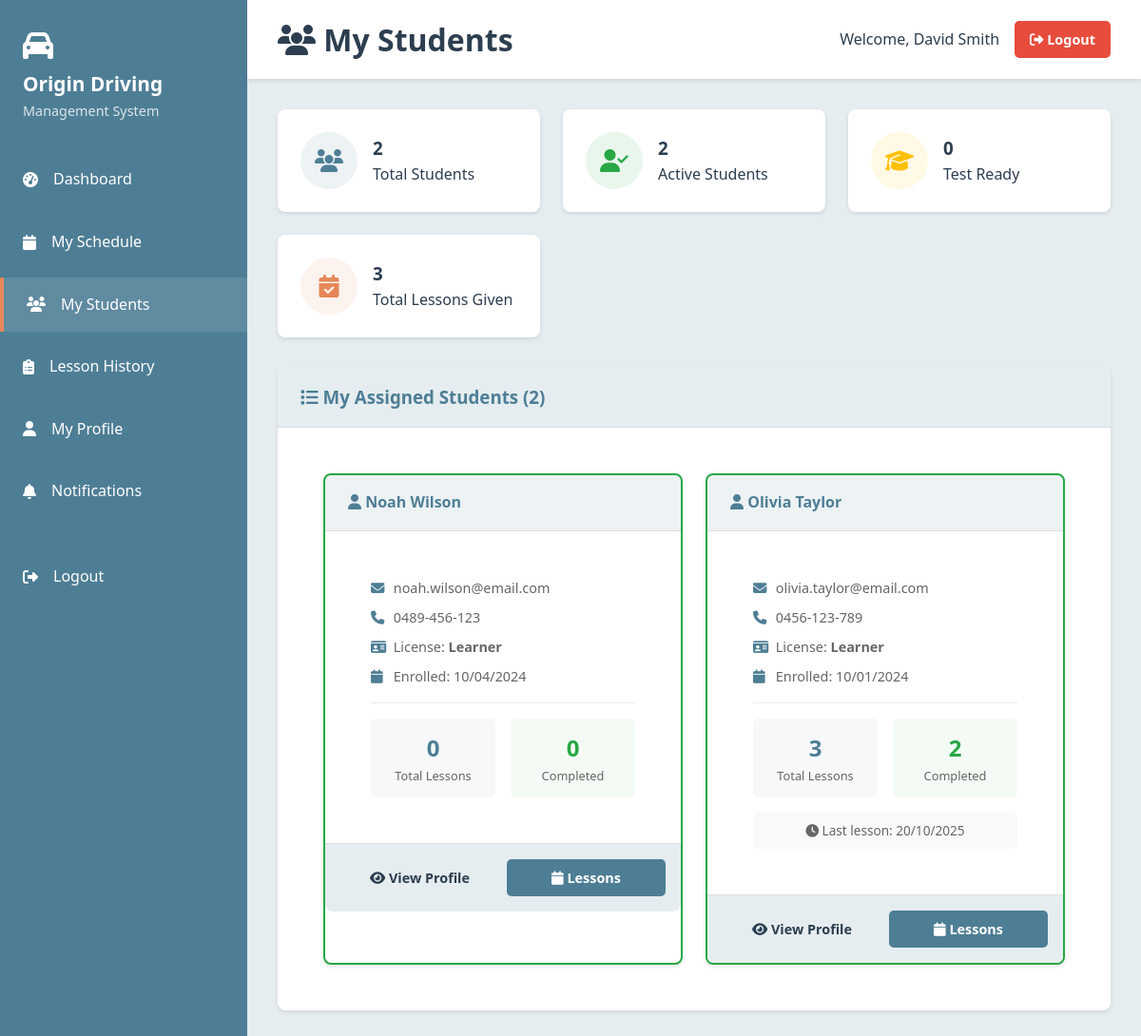
/instructors/students.php (signed in), run on the app's committed database.
### tables this page shows
CREATE TABLE students (
    student_id INT PRIMARY KEY AUTO_INCREMENT,
    user_id INT NOT NULL,
    license_number VARCHAR(50) NULL,
    license_status ENUM('learner', 'probationary', 'full', 'overseas', 'none') DEFAULT 'none',
    date_of_birth DATE NOT NULL,
    address VARCHAR(255) NOT NULL,
    suburb VARCHAR(100) NOT NULL,
    postcode VARCHAR(10) NOT NULL,
    emergency_contact_name VARCHAR(100) NOT NULL,
    emergency_contact_phone VARCHAR(20) NOT NULL,
    medical_conditions TEXT NULL,
    enrollment_date DATE NOT NULL,
    branch_id INT NOT NULL,
    assigned_instructor_id INT NULL,
    total_lessons_completed INT DEFAULT 0,
    test_ready TINYINT(1) DEFAULT 0,
    notes TEXT NULL,
    FOREIGN KEY (user_id) REFERENCES users(user_id) ON DELETE CASCADE,
    FOREIGN KEY (branch_id) REFERENCES branches(branch_id),
    FOREIGN KEY (assigned_instructor_id) REFERENCES instructors(instructor_id),
    INDEX idx_student_user (user_id),
    INDEX idx_student_instructor (assigned_instructor_id),
    INDEX idx_student_branch (branch_id)
);

CREATE TABLE users (
    user_id INT PRIMARY KEY AUTO_INCREMENT,
    email VARCHAR(100) UNIQUE NOT NULL,
    password_hash VARCHAR(255) NOT NULL,
    user_role ENUM('admin', 'instructor', 'student', 'staff') NOT NULL,
    first_name VARCHAR(50) NOT NULL,
    last_name VARCHAR(50) NOT NULL,
    phone VARCHAR(20) NOT NULL,
    is_active TINYINT(1) DEFAULT 1,
    last_login DATETIME NULL,
    created_at TIMESTAMP DEFAULT CURRENT_TIMESTAMP,
    updated_at TIMESTAMP DEFAULT CURRENT_TIMESTAMP ON UPDATE CURRENT_TIMESTAMP,
    INDEX idx_email (email),
    INDEX idx_role (user_role),
    INDEX idx_active (is_active)
);

### config/config.php (called while the page is built, shortened)
<?php
spl_autoload_register(function ($className) {
    $paths = [
        APP_PATH . '/models/',
        APP_PATH . '/controllers/',
        APP_PATH . '/core/',
    ];
    foreach ($paths as $path) {
        $file = $path . $className . '.php';
        if (file_exists($file)) {
            return;
        }
    }
});
?>

### app/core/Database.php (called while the page is built, shortened)
<?php
class Database {
    private static $instance = null;
    private $connection;
    private function __construct() {
        try {
            $dsn = "mysql:host=" . DB_HOST . ";dbname=" . DB_NAME . ";charset=" . DB_CHARSET;
            $options = [
                PDO::ATTR_ERRMODE => PDO::ERRMODE_EXCEPTION,
                PDO::ATTR_DEFAULT_FETCH_MODE => PDO::FETCH_ASSOC,
                PDO::ATTR_EMULATE_PREPARES => false,
                PDO::ATTR_PERSISTENT => true
            ];
            $this->connection = new PDO($dsn, DB_USER, DB_PASS, $options);
        } catch (PDOException $e) {
            error_log("Database Connection Error: " . $e->getMessage());
            die("Database connection failed. Please contact system administrator.");
        }
    }
    public static function getInstance() {
        if (self::$instance === null) {
            self::$instance = new self();
        }
        return self::$instance;
    }
    public function select($sql, $params = []) {
        try {
            $stmt = $this->connection->prepare($sql);
            $stmt->execute($params);
            return $stmt->fetchAll();
        } catch (PDOException $e) {
            error_log("Select Query Error: " . $e->getMessage());
            return [];
        }
    }
    public function selectOne($sql, $params = []) {
        try {
            $stmt = $this->connection->prepare($sql);
            $stmt->execute($params);
            $result = $stmt->fetch();
            return $result !== false ? $result : null;
        } catch (PDOException $e) {
            error_log("Select One Query Error: " . $e->getMessage());
            return null;
        }
    }
}
?>

### app/core/Model.php (called while the page is built, shortened)
<?php
abstract class Model {
    protected $db;
    public function __construct() {
        $this->db = Database::getInstance();
    }
    public function customQuery($sql, $params = []) {
        return $this->db->select($sql, $params);
    }
    public function customQueryOne($sql, $params = []) {
        return $this->db->selectOne($sql, $params);
    }
}
?>

### instructors/students.php (the view, shortened to what this page needs)
<?php
require_once __DIR__ . '/../config/config.php';
$studentModel = new Student();
$userId = $_SESSION['user_id'];
$instructorSql = "SELECT i.* FROM instructors i
                  INNER JOIN users u ON i.user_id = u.user_id
                  WHERE u.user_id = ?";
$instructor = $studentModel->customQueryOne($instructorSql, [$userId]);
$instructorId = $instructor['instructor_id'];
$studentsSql = "SELECT s.*,
                u.first_name, u.last_name, u.email, u.phone, u.is_active,
                COUNT(DISTINCT l.lesson_id) as total_lessons,
                COUNT(DISTINCT CASE WHEN l.status = 'completed' THEN l.lesson_id END) as completed_lessons,
                MAX(l.lesson_date) as last_lesson_date
                FROM students s
                INNER JOIN users u ON s.user_id = u.user_id
                LEFT JOIN lessons l ON s.student_id = l.student_id AND l.instructor_id = ?
                WHERE s.assigned_instructor_id = ?
                GROUP BY s.student_id
                ORDER BY u.first_name, u.last_name";
$students = $studentModel->customQuery($studentsSql, [$instructorId, $instructorId]);
$totalStudents = count($students);
$activeStudents = count(array_filter($students, function($s) { return $s['is_active'] == 1; }));
$testReadyStudents = count(array_filter($students, function($s) { return $s['test_ready'] == 1; }));
$totalLessons = array_sum(array_column($students, 'total_lessons'));
include_once BASE_PATH . '/views/layouts/header.php';
?>
<div class="dashboard-container">
    <?php include_once BASE_PATH . '/views/layouts/sidebar.php'; ?>
    <div class="main-content">
        <div class="top-bar">
            <h1><i class="fas fa-users"></i> My Students</h1>
            <div class="user-menu">
                <span>Welcome, <?php echo htmlspecialchars($_SESSION['user_name']); ?></span>
                <a href="<?php echo APP_URL; ?>/logout.php" class="btn btn-danger btn-sm">
                    <i class="fas fa-sign-out-alt"></i> Logout
                </a>
            </div>
        </div>
        <div class="content-area">
            <div class="dashboard-cards" style="margin-bottom: 2rem;">
                <div class="dashboard-card">
                    <div class="dashboard-card-icon" style="background-color: rgba(78, 126, 149, 0.1); color: #4e7e95;">
                        <i class="fas fa-users"></i>
                    </div>
                    <div class="dashboard-card-content">
                        <h3><?php echo $totalStudents; ?></h3>
                        <p>Total Students</p>
                    </div>
                </div>
                <div class="dashboard-card">
                    <div class="dashboard-card-icon" style="background-color: rgba(40, 167, 69, 0.1); color: #28a745;">
                        <i class="fas fa-user-check"></i>
                    </div>
                    <div class="dashboard-card-content">
                        <h3><?php echo $activeStudents; ?></h3>
                        <p>Active Students</p>
                    </div>
                </div>
                <div class="dashboard-card">
                    <div class="dashboard-card-icon" style="background-color: rgba(255, 193, 7, 0.1); color: #ffc107;">
                        <i class="fas fa-graduation-cap"></i>
                    </div>
                    <div class="dashboard-card-content">
                        <h3><?php echo $testReadyStudents; ?></h3>
                        <p>Test Ready</p>
                    </div>
                </div>
                <div class="dashboard-card">
                    <div class="dashboard-card-icon" style="background-color: rgba(231, 135, 89, 0.1); color: #e78759;">
                        <i class="fas fa-calendar-check"></i>
                    </div>
                    <div class="dashboard-card-content">
                        <h3><?php echo $totalLessons; ?></h3>
                        <p>Total Lessons Given</p>
                    </div>
                </div>
            </div>
            <div class="card">
                <div class="card-header">
                    <h3><i class="fas fa-list"></i> My Assigned Students (<?php echo $totalStudents; ?>)</h3>
                </div>
                <div class="card-body">
                    <?php if (empty($students)): ?>
                        <div class="table-empty">
                            <i class="fas fa-users"></i>
                            <p>No students assigned yet</p>
                            <p style="color: #666;">Students will appear here once they are assigned to you by the admin.</p>
                        </div>
                    <?php else: ?>
                        <div style="display: grid; grid-template-columns: repeat(auto-fill, minmax(350px, 1fr)); gap: 1.5rem;">
                            <?php foreach ($students as $student): ?>
                                <div class="card" style="margin: 0; border: 2px solid <?php echo $student['is_active'] ? '#28a745' : '#dc3545'; ?>;">
                                    <div class="card-header" style="background-color: rgba(78, 126, 149, 0.1); display: flex; justify-content: space-between; align-items: center;">
                                        <div>
                                            <h4 style="margin: 0; color: #4e7e95;">
                                                <i class="fas fa-user"></i>
                                                <?php echo htmlspecialchars($student['first_name'] . ' ' . $student['last_name']); ?>
                                            </h4>
                                        </div>
                                    </div>
                                    <div class="card-body">
                                        <div style="margin-bottom: 1rem;">
                                            <div style="display: grid; gap: 0.5rem; font-size: 0.9rem; color: #666;">
                                                <div>
                                                    <i class="fas fa-envelope" style="width: 20px; color: #4e7e95;"></i>
                                                    <?php echo htmlspecialchars($student['email']); ?>
                                                </div>
                                                <div>
                                                    <i class="fas fa-phone" style="width: 20px; color: #4e7e95;"></i>
                                                    <?php echo htmlspecialchars($student['phone']); ?>
                                                </div>
                                                <div>
                                                    <i class="fas fa-id-card" style="width: 20px; color: #4e7e95;"></i>
                                                    License: <strong><?php echo ucfirst($student['license_status']); ?></strong>
                                                </div>
                                                <div>
                                                    <i class="fas fa-calendar" style="width: 20px; color: #4e7e95;"></i>
                                                    Enrolled: <?php echo date('d/m/Y', strtotime($student['enrollment_date'])); ?>
                                                </div>
                                            </div>
                                        </div>
                                        <div style="display: grid; grid-template-columns: 1fr 1fr; gap: 1rem; margin-top: 1rem; padding-top: 1rem; border-top: 1px solid #e5edf0;">
                                            <div style="text-align: center; padding: 0.75rem; background-color: rgba(78, 126, 149, 0.05); border-radius: 5px;">
                                                <div style="font-size: 1.5rem; font-weight: bold; color: #4e7e95;">
                                                    <?php echo $student['total_lessons']; ?>
                                                </div>
                                                <div style="font-size: 0.8rem; color: #666;">Total Lessons</div>
                                            </div>
                                            <div style="text-align: center; padding: 0.75rem; background-color: rgba(40, 167, 69, 0.05); border-radius: 5px;">
                                                <div style="font-size: 1.5rem; font-weight: bold; color: #28a745;">
                                                    <?php echo $student['completed_lessons']; ?>
                                                </div>
                                                <div style="font-size: 0.8rem; color: #666;">Completed</div>
                                            </div>
                                        </div>
                                        <?php if ($student['last_lesson_date']): ?>
                                            <div style="margin-top: 1rem; padding: 0.5rem; background-color: #f8f9fa; border-radius: 5px; text-align: center; font-size: 0.85rem; color: #666;">
                                                <i class="fas fa-clock"></i>
                                                Last lesson: <?php echo date('d/m/Y', strtotime($student['last_lesson_date'])); ?>
                                            </div>
                                        <?php endif; ?>
                                    </div>
                                    <div class="card-footer" style="display: flex; gap: 0.5rem; padding: 1rem;">
                                        <a href="<?php echo APP_URL; ?>/students/view.php?id=<?php echo $student['student_id']; ?>"
                                           class="btn btn-info btn-sm" style="flex: 1;">
                                            <i class="fas fa-eye"></i> View Profile
                                        </a>
                                        <a href="<?php echo APP_URL; ?>/lessons/index.php?student=<?php echo $student['student_id']; ?>"
                                           class="btn btn-primary btn-sm" style="flex: 1;">
                                            <i class="fas fa-calendar"></i> Lessons
                                        </a>
                                    </div>
                                </div>
                            <?php endforeach; ?>
                        </div>
                    <?php endif; ?>
                </div>
            </div>
        </div>
    </div>
</div>
<?php include_once BASE_PATH . '/views/layouts/footer.php'; ?>

### data on the page
students: test_ready "0", user.last_name "Noah Wilson", user.email "noah.wilson@email.com", user.phone "0489-456-123", license_status "Learner", enrollment_date "10/04/2024", total_lessons "0", completed_lessons "0"
students: user.last_name "Olivia Taylor", user.email "olivia.taylor@email.com", user.phone "0456-123-789", license_status "Learner", enrollment_date "10/01/2024", total_lessons "3", completed_lessons "2", last_lesson_date "20/10/2025"

### other printed values
$_SESSION['user_name'] "David Smith"
$totalStudents "2"
$activeStudents "2"
$totalLessons "3"
